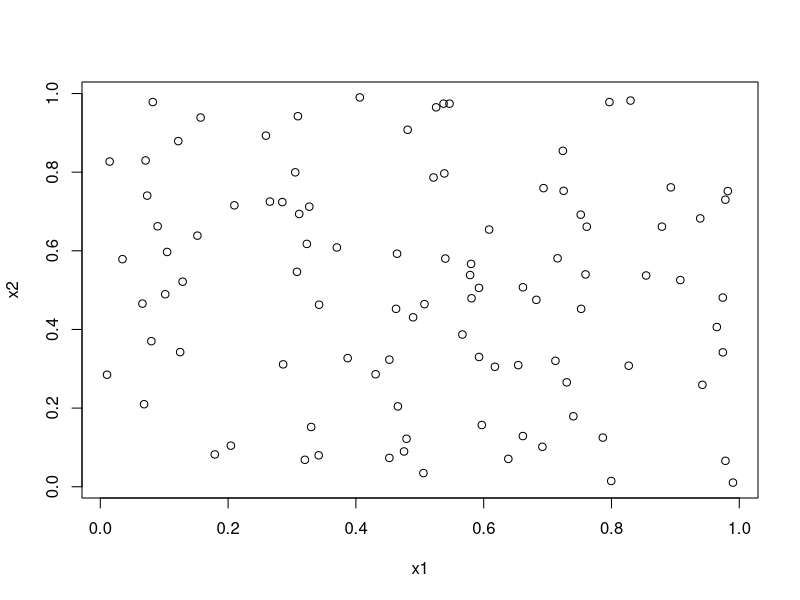
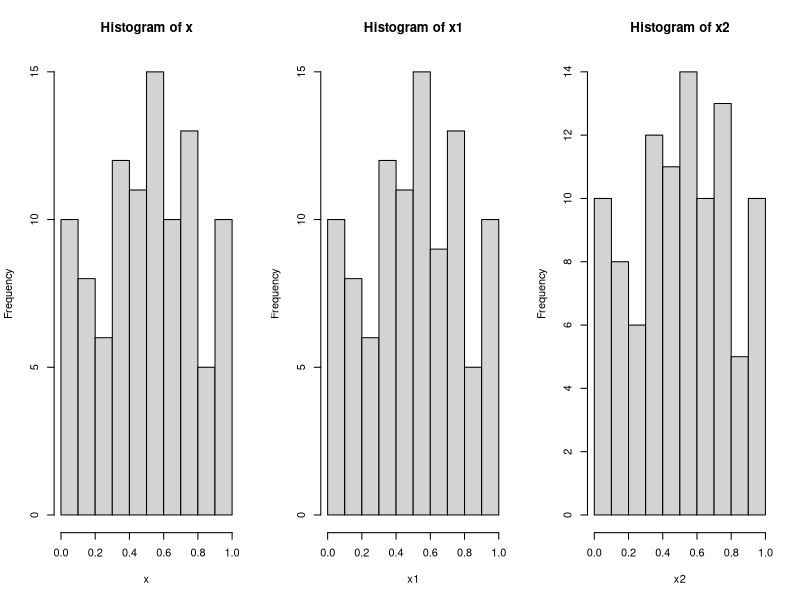
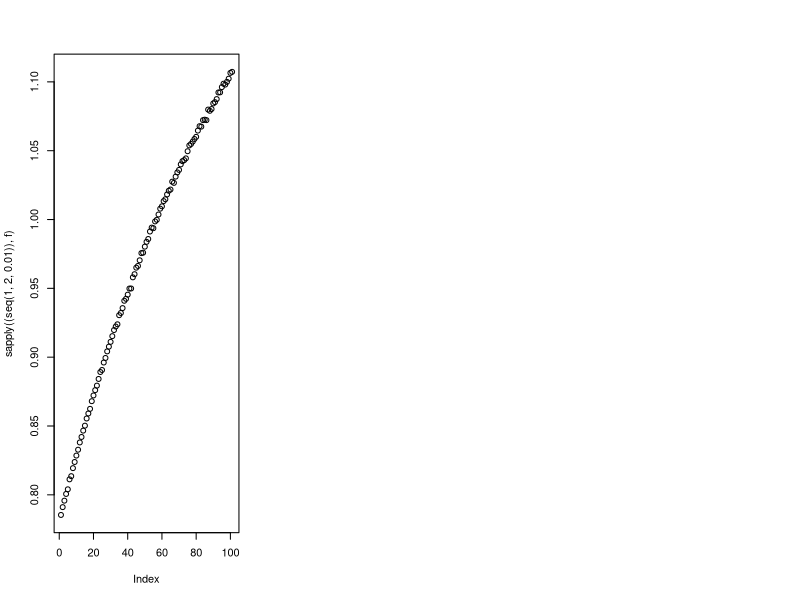

These figures' R source, in order:
# Press Control+L to clear console
# Remove all variables and data set
rm(list=ls())

# Show your directory
getwd()

# Generate uniform random number
Nsim=100
x=runif(Nsim)
x1=x[-Nsim] # Delete the last element
x2=x[-1] # Delete the first element
plot(x1,x2)

# Allocate number of spaces for plotting graph
par(mfrow=c(1,3))
hist(x)
hist(x1)
hist(x2)

# Create a vector and export to 
# your working directory in a csv file
# Then import back to P in a differnt object
y=matrix(c(1:10),2,5)

# Calculate integral of 1/1+x from [0,1]=log(2)
x=runif(10000000)
mean(1/(1+x)) # use law of large number 

# Calculate integral of function g(x) 
Nsim=10^5
y=runif(Nsim)
x=exp(-y^(1.5))
mu=mean(x)
se=sqrt(mean(x^2)-mu^2)
lcI=mu-1.96*se
ucI=mu+1.96*se

# Calculate integral of function g(x) 
u<-runif(100000)
y=(1/u)*exp(log(u)^(1.5))
mu=mean(y)
se=sqrt(mean(x^2)-mu^2)
lcI=mu-1.96*se
ucI=mu+1.96*se

# Calculate integral of function g(x) 
y=1/(u*sqrt(-2*log(u)))
mu=mean(y)
se=sqrt(mean(y^2)-mu^2)
lcI=mu-1.96*se
ucI=mu+1.96*se

# The inverse tangent function arctan
n = 100000
f=function(x)
{
  u=runif(n,0,x)
  return (x*mean((1/(1+u^2))))
}
arctan=f(sqrt(3))
# Compare with
atan(sqrt(3))
pi/3
plot(sapply((seq(1, 2, 0.01)),f)) # Generate regular sequence





